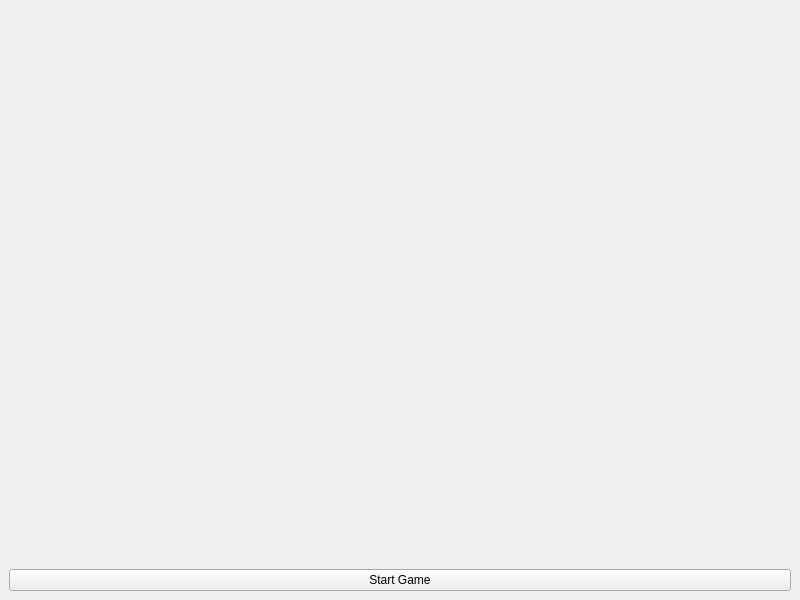
<?xml version="1.0" encoding="UTF-8"?>
<ui version="4.0">
 <class>StartWindow</class>
 <widget class="QMainWindow" name="StartWindow">
  <property name="geometry">
   <rect>
    <x>0</x>
    <y>0</y>
    <width>800</width>
    <height>600</height>
   </rect>
  </property>
  <property name="windowTitle">
   <string>MainWindow</string>
  </property>
  <widget class="QWidget" name="centralwidget">
   <layout class="QVBoxLayout" name="verticalLayout">
    <item>
     <widget class="QWidget" name="background" native="true"/>
    </item>
    <item>
     <widget class="QPushButton" name="startGameButton">
      <property name="text">
       <string>Start Game</string>
      </property>
     </widget>
    </item>
   </layout>
  </widget>
 </widget>
 <resources/>
 <connections/>
</ui>
